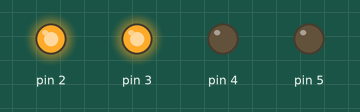
This sketch was run on a simulated Arduino Uno, built with avr-gcc and run on an emulated ATmega328P. Shown: output pins drawn as LEDs (lit = HIGH).

Above: at 0.1 s.
Timing chart, 0 to 1.6 s (numbered marks = the images above):
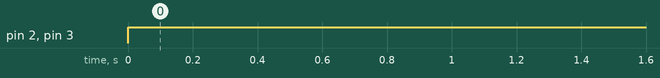

Measured:
- by itself, pin 2, pin 3: LOW → HIGH at 0.00 s

The sketch:

PRO4.1.ino
```cpp
int Z=0,Y=0,X=1,W=0;
int A,B,C,D;
void setup()
{
  pinMode(2,OUTPUT);
  pinMode(3,OUTPUT);
  pinMode(4,OUTPUT);
  pinMode(5,OUTPUT);
}
 void loop()
{
A=(!W&&!X&&!Y) || (!W&&!Z);
B=(W&&!X&&!Z) || (!W&&X&&!Z);
C=(W&&X&&!Y&&!Z) || (!X&&Y&&!Z)|| (!W&&X&&Y&&!Z);
D=(W&&X&&Y&&!Z) || (!W&&!X&&!Y&&Z);
digitalWrite(2,A);
digitalWrite(3,B);
digitalWrite(4,C);
digitalWrite(5,D);
}
```
